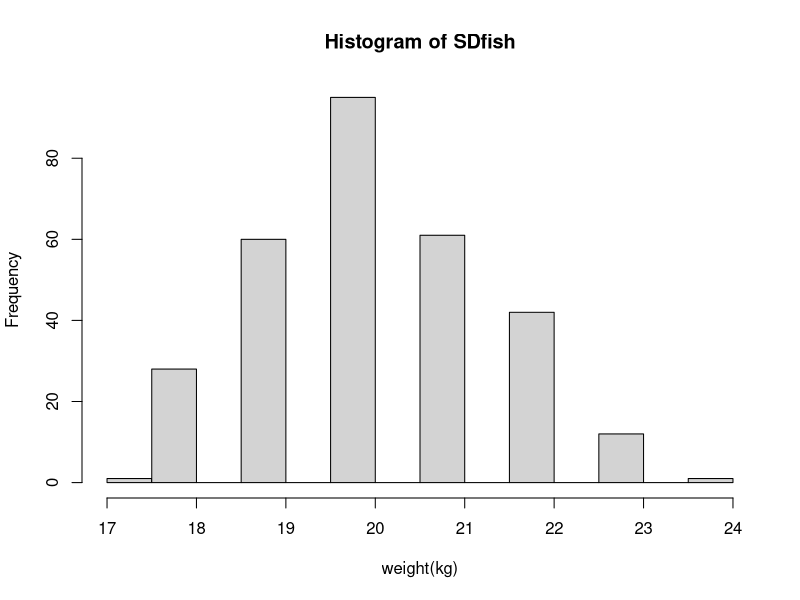
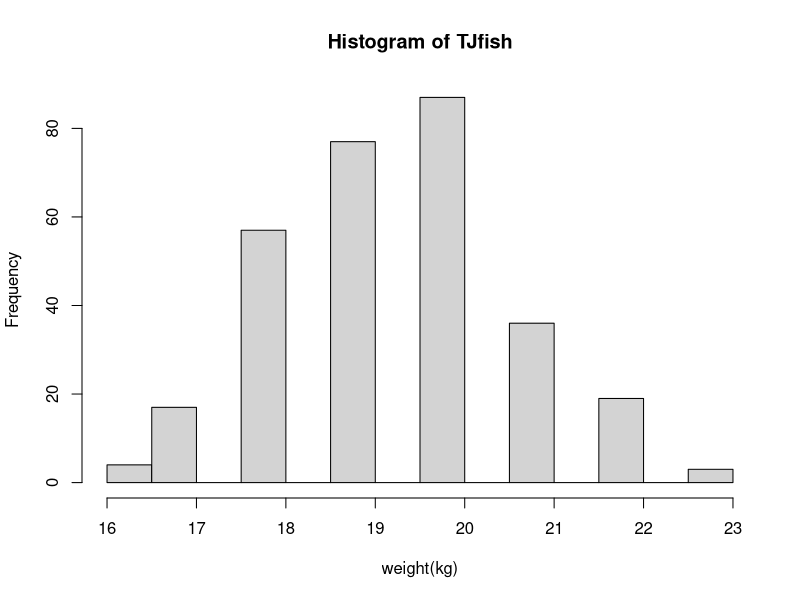
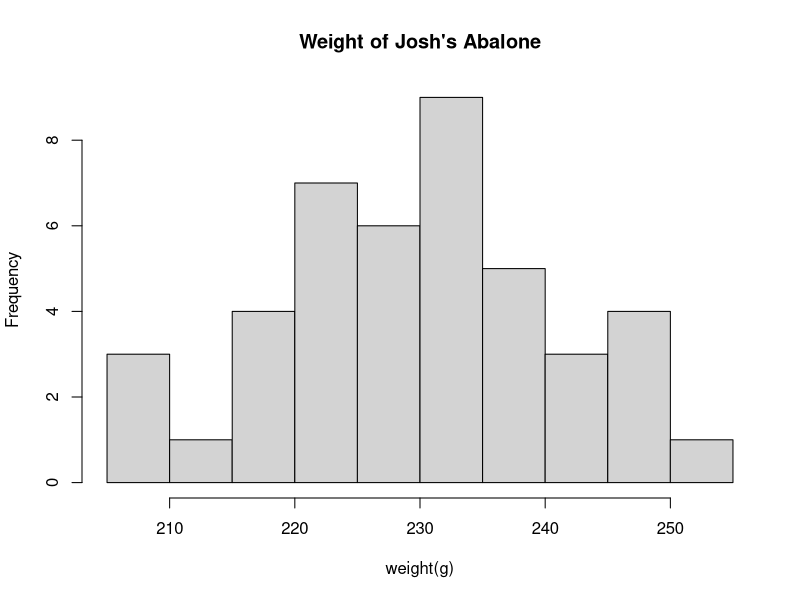
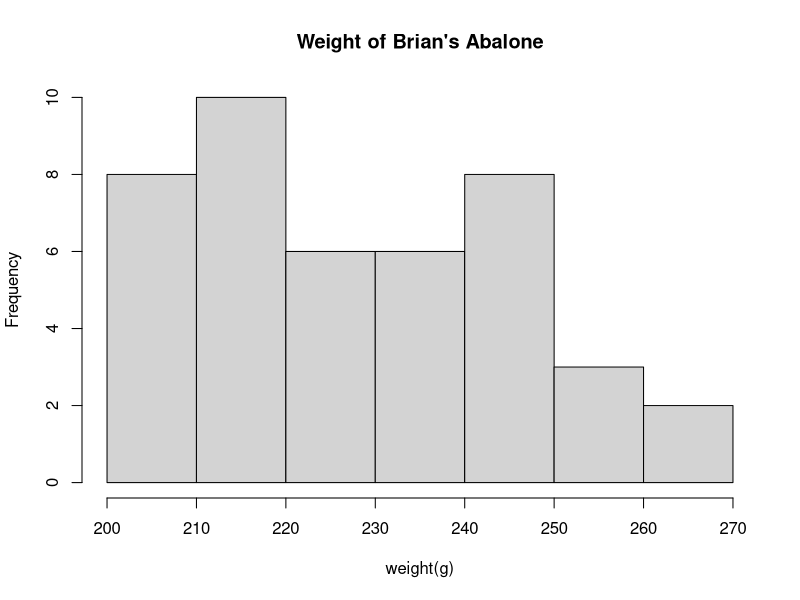
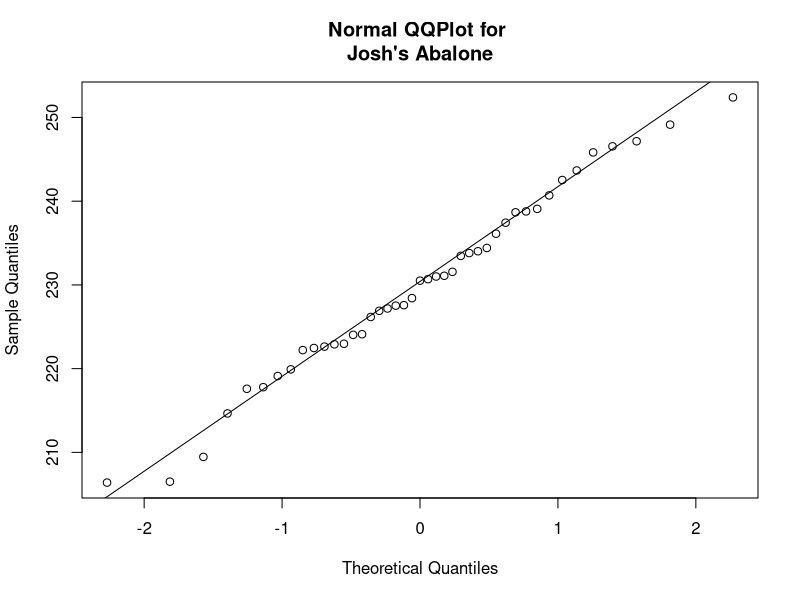
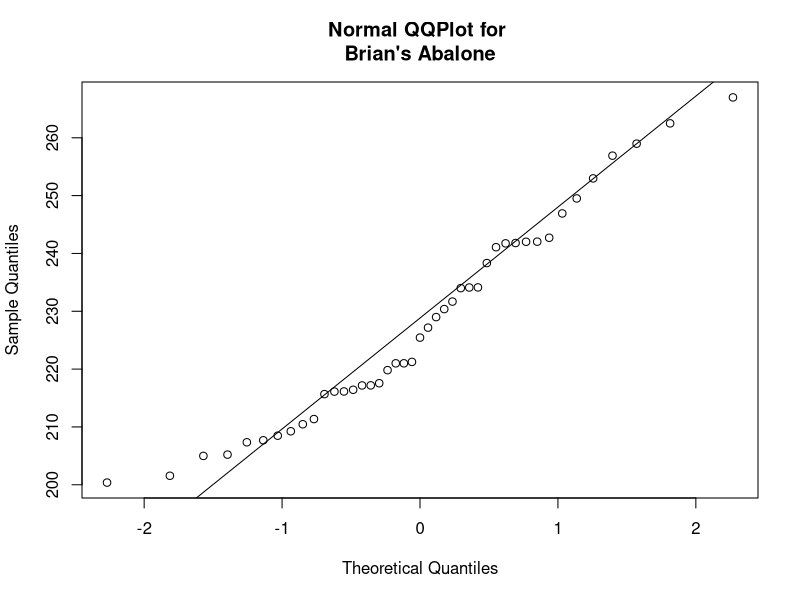

Write R code to recreate these figures, in order.
## ---- chunk 1
knitr::opts_chunk$set(echo = TRUE)
# Created by Lynn Waterhouse
## ---- chunk 2
set.seed(3)
oreo<-rt(50,df=49,ncp=433.2)
shapiro.test(oreo)
t.test(oreo,alternative="less",mu=435)

#(1) This is a one sided, one sample t-test
#(2) assumption of independent data samples, data are normally distributed
#    from shapiro.test we fail to reject the null that the data are normal (so 
#    assumptions are met)
#(3) Null- Mean is >=435 g
#    Alternative- Mean is < 435g
#(4) p-value = 0.9309. We fail to reject the null in favor of the alternative.
#(5) We are unable to find that the weights of the bags Josh bought have a  statistically significant lower weight than the posted weight.
## ---- chunk 3
set.seed(2)
SDfish<-round(rt(300,df=299,ncp=20.2))
TJfish<-round(rt(300,df=299,ncp=19.4))
hist(SDfish, xlab="weight(kg)")
hist(TJfish, xlab="weight(kg)")

var.test(SDfish,TJfish)

t.test(x=SDfish,y=TJfish,alternative="greater", var.equal=TRUE)

#(1) This is a one sided, two sample t-test with homogeneous variances
#(2) assumption of independent data samples, both datasets are normally distributed
#(3) Null- SD WSB weight <= TJ WSB weight
#    Alternative- SD WSB weight > TJ WSB weight
#(4) p-value = 3.84e-13. We reject the null in favor of the alternative.
#(5) We conclude that the WSB caught and sold in markets in San Diego weigh a 
#   statistically significant amount more than the WSB caught and sold in markets 
#   in Tijuana.
## ---- chunk 4
set.seed(2)
Josh.ab<-rnorm(43,232,10)*runif(43,.98,1)
Brian.ab<-rnorm(43,231,20)*runif(43,.97,.99)

hist(Josh.ab,xlab="weight(g)",main="Weight of Josh's Abalone")
hist(Brian.ab,xlab="weight(g)",main="Weight of Brian's Abalone")

qqnorm(Josh.ab, main="Normal QQPlot for \nJosh's Abalone")
qqline(Josh.ab)

qqnorm(Brian.ab, main="Normal QQPlot for \nBrian's Abalone")
qqline(Brian.ab)

var.test(Brian.ab,Josh.ab)

t.test(Josh.ab,Brian.ab,var.equal=FALSE,alternative="greater")

#(1) This is a one sided, two sample t-test with non-homogeneous variances
#(2) assumption of independent data samples, both datasets are normally distributed
#(3) Null- Josh Abalone weight  <= Brian Abalone weight 
#    Alternative- Josh Abalone weight > Brian Abalone weight 
#(4) p-value = 0.2598. We failto reject the null.
#(5) We conclude that we are unable to tell if the Abalone Josh sells weigh a 
#   statistically significant amount more than the Abalone Brian sells
